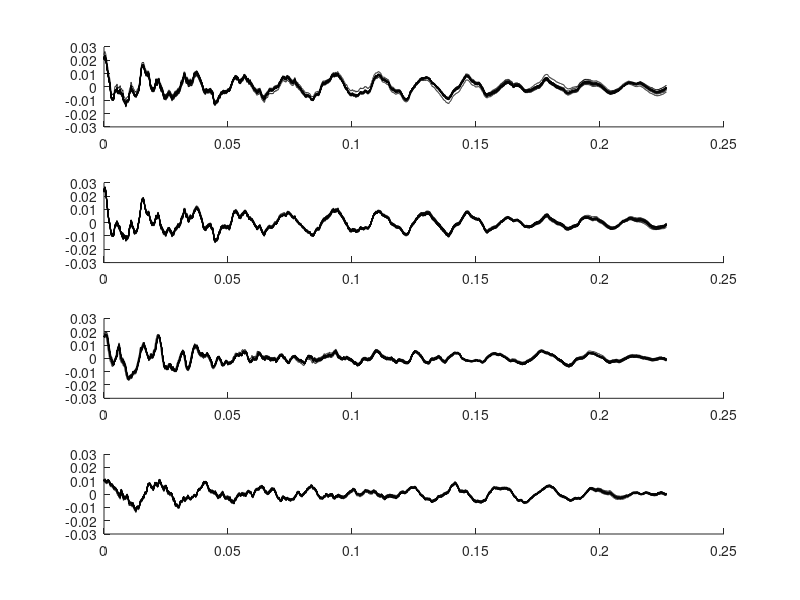
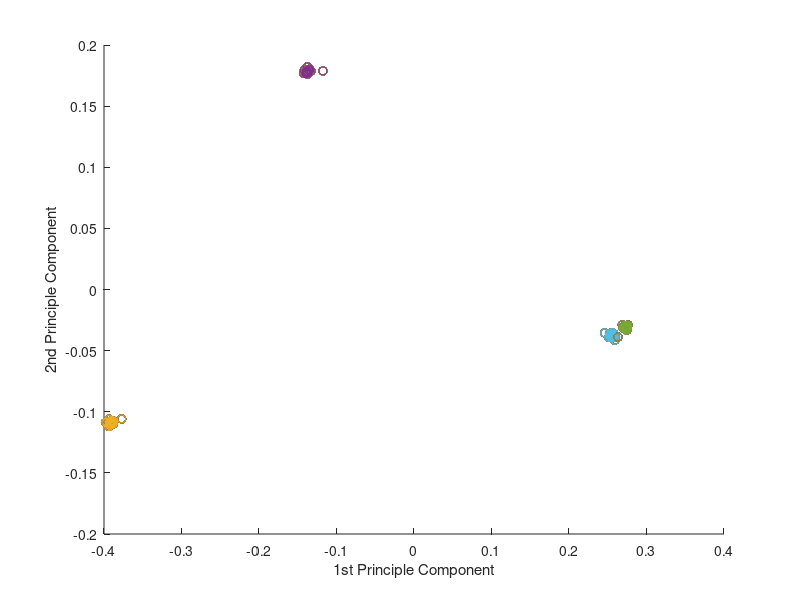

MATLAB code to generate these figures, in order:
clear all;

%% Processing script for the "ideal measurement" recordings

% Remember to lower the quality of the recorded signal BEFORE cutting to 
% the relevant part, thresholding is one of the things most affected by 
% worse quality!

%% Initialization

% settings
cutlength = 10000; % number of samples to cut out
threshFactor = 20; % factor to multiply the mean absolute noise level with (Tresholding possibility 1)

% load data (sets 4 and 5 contain some "bad to handle" erroneous signals, 1,2,3 and 6 not)
Pos1 = load('DeskPosition1.mat');
Pos2 = load('DeskPosition1Disturbance.mat');
Pos3 = load('DeskPosition3.mat');
Pos6 = load('DeskPosition6.mat');

% create sound matrix
for k = 1:20
    uncutSound(k,:) = Pos1.recordings(k).sound;
    uncutSound(20+k,:) = Pos2.recordings(k).sound;
    uncutSound(40+k,:) = Pos3.recordings(k).sound;
    uncutSound(60+k,:) = Pos6.recordings(k).sound;
end

% debugging: plot uncut signals
% figure(5)
% hold all;
% for k = 61:80
%     plot([1:88200]./44100, uncutSound(k,:));
% end
% legend(num2str((1:20)'));
    
%% Preprocessing

for r = 1:80
   disp(num2str(r));
   recording = uncutSound(r, :);
    
    
   % --- Thresholding possibility 1: mean absolute noise level ----
   
    % for(k = 1:length(recording)) % cut silence out
    %    if recording(k) > 1e-10
    %        break
    %    end
    % end
    
   % determine mean base noise level assuming minimum 100msec delay between
   % recording and playback
   
   % MBNL = 1/4410*sum(abs(recording(k:k+4410)));
   %    thresh = threshFactor*MBNL; % cut threshold
   
   % --- Thresholding possibility 2: max peak ---
   
   % Threshold the signal right before the highest peak (works better than
   %                                                        method 1)
   mx = max(recording);
   thresh = 0.9*mx; % cut threshold
   
   % Cut signal
   
   for k = 1:length(recording)
       if recording(k) > thresh
           if(k+cutlength > length(recording))
              disp('Could not threshold signal');
              break;
           end
           recording = recording(k:k+cutlength-1);
           cutsounds(r,:) = recording;
           break
       end
   end
 
end

%% PLOTS


% TIME SERIES

figure(10)
xlabel('Time (Seconds)');
ylabel('Amplitude');
hold all;
color = {'k', 'k', 'k', 'k'};
for k = 1:4
   for r = 1:20
      subplot(4,1,k); % TODO: Common x-Axis
      hold all
      plot([1:cutlength]./44100, cutsounds((k-1)*20+r,:), color{k});
      ylim([-0.03 0.03]);
   end
end
%title('Thresholded signals');

% PCA
color = {'rx', 'g+', 'bd', 'k*'};
[COEFF, SCORE, LATENT] = pca(cutsounds);
   
figure(20);
hold all;
for k = 1:4
   for r = 1:20
      scatter(SCORE((k-1)*20+1:k*20,1), SCORE((k-1)*20+1:k*20,2), color{k});
   end
end
xlabel('1st Principle Component');
ylabel('2nd Principle Component');
%legend('Position 1', 'Position 2', 'Position 3', 'Position 4');

